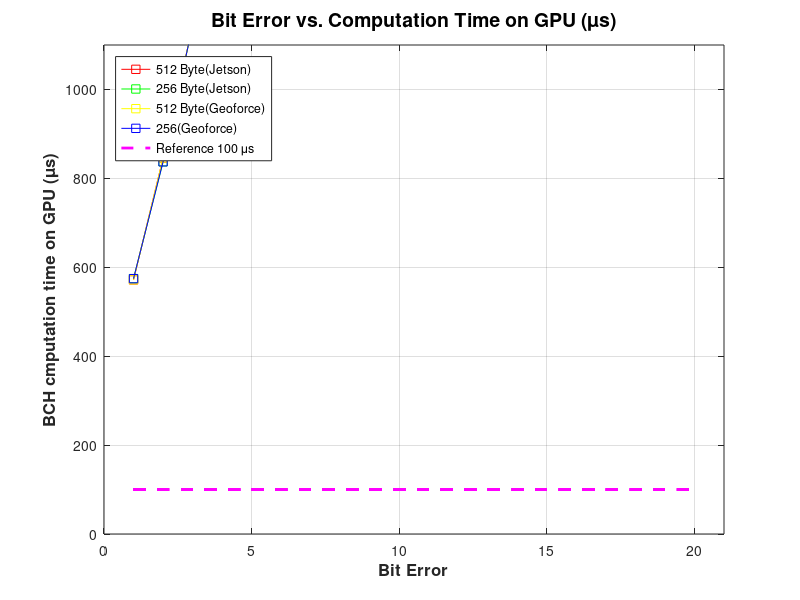
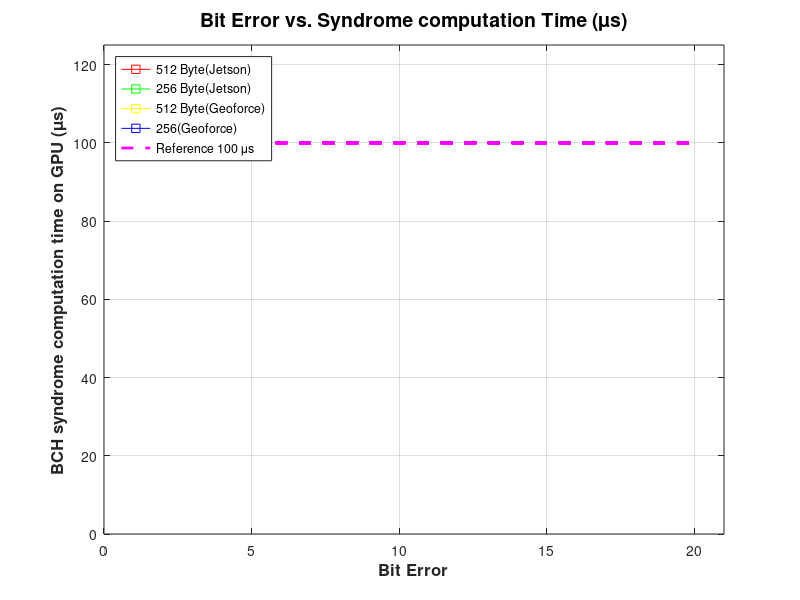
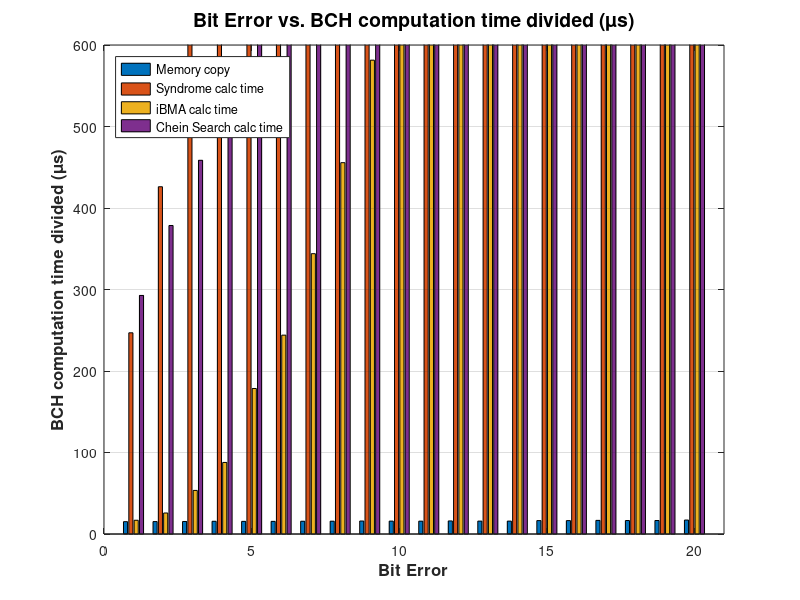
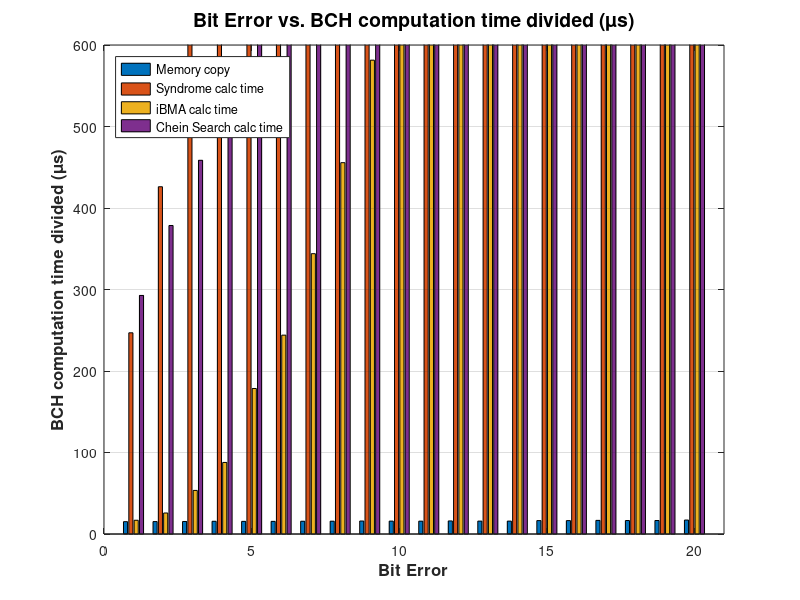

MATLAB code to generate these figures, in order:
% This function is to plot total latency taken for different error correction
% and block sizes

max = 20;
err_x = [1:max];

jb512_h2d     = ones(1,max);
jb512_d2h     = ones(1,max);
jb512_synd    = ones(1,max);
jb512_keyq    = ones(1,max);
jb512_csearch = ones(1,max);

jb256_h2d     = ones(1,max);
jb256_d2h     = ones(1,max);
jb256_synd    = ones(1,max);
jb256_keyq    = ones(1,max);
jb256_csearch = ones(1,max);

b512_h2d     = ones(1,max);
b512_d2h     = ones(1,max);
b512_synd    = ones(1,max);
b512_keyq    = ones(1,max);
b512_csearch = ones(1,max);

b256_h2d     = ones(1,max);
b256_d2h     = ones(1,max);
b256_synd    = ones(1,max);
b256_keyq    = ones(1,max);
b256_csearch = ones(1,max);



% Data from the cuda

 jb512_h2d(1) = 7.136000;
 jb512_d2h(1) = 8.021000;
 jb512_synd(1) = 246.876000;
 jb512_keyq(1) = 16.876000;
 jb512_csearch(1) = 292.711000;

 jb256_h2d(1) = 7.083000;
 jb256_d2h(1) = 8.021000;
 jb256_synd(1) = 247.761000;
 jb256_keyq(1) = 18.022000;
 jb256_csearch(1) = 293.543000;

 jb512_h2d(2) = 7.083000;
 jb512_d2h(2) = 8.177000;
 jb512_synd(2) = 426.095000;
 jb512_keyq(2) = 25.781000;
 jb512_csearch(2) = 378.544000;

 jb256_h2d(2) = 7.084000;
 jb256_d2h(2) = 8.177000;
 jb256_synd(2) = 424.900000;
 jb256_keyq(2) = 24.271000;
 jb256_csearch(2) = 372.815000;

 jb512_h2d(3) = 7.084000;
 jb512_d2h(3) = 8.281000;
 jb512_synd(3) = 615.528000;
 jb512_keyq(3) = 53.490000;
 jb512_csearch(3) = 458.548000;

 jb256_h2d(3) = 7.084000;
 jb256_d2h(3) = 8.282000;
 jb256_synd(3) = 622.035000;
 jb256_keyq(3) = 50.989000;
 jb256_csearch(3) = 455.160000;

 jb512_h2d(4) = 7.291000;
 jb512_d2h(4) = 8.333000;
 jb512_synd(4) = 704.638000;
 jb512_keyq(4) = 87.813000;
 jb512_csearch(4) = 561.253000;

 jb256_h2d(4) = 7.031000;
 jb256_d2h(4) = 8.333000;
 jb256_synd(4) = 700.263000;
 jb256_keyq(4) = 84.583000;
 jb256_csearch(4) = 563.232000;

 jb512_h2d(5) = 7.031000;
 jb512_d2h(5) = 8.490000;
 jb512_synd(5) = 800.838000;
 jb512_keyq(5) = 178.543000;
 jb512_csearch(5) = 655.629000;

 jb256_h2d(5) = 7.031000;
 jb256_d2h(5) = 8.855000;
 jb256_synd(5) = 797.873000;
 jb256_keyq(5) = 181.356000;
 jb256_csearch(5) = 656.412000;

 jb512_h2d(6) = 7.032000;
 jb512_d2h(6) = 8.490000;
 jb512_synd(6) = 989.743000;
 jb512_keyq(6) = 244.012000;
 jb512_csearch(6) = 805.733000;

 jb256_h2d(6) = 7.083000;
 jb256_d2h(6) = 8.489000;
 jb256_synd(6) = 994.327000;
 jb256_keyq(6) = 247.032000;
 jb256_csearch(6) = 808.024000;

 jb512_h2d(7) = 7.084000;
 jb512_d2h(7) = 8.594000;
 jb512_synd(7) = 982.299000;
 jb512_keyq(7) = 343.960000;
 jb512_csearch(7) = 989.016000;

 jb256_h2d(7) = 7.084000;
 jb256_d2h(7) = 8.594000;
 jb256_synd(7) = 988.457000;
 jb256_keyq(7) = 338.445000;
 jb256_csearch(7) = 990.748000;

 jb512_h2d(8) = 7.083000;
 jb512_d2h(8) = 8.646000;
 jb512_synd(8) = 1.091154e+03;
 jb512_keyq(8) = 455.629000;
 jb512_csearch(8) = 1.127718e+03;

 jb256_h2d(8) = 7.031000;
 jb256_d2h(8) = 8.698000;
 jb256_synd(8) = 1.090899e+03;
 jb256_keyq(8) = 457.767000;
 jb256_csearch(8) = 1.126993e+03;

 jb512_h2d(9) = 7.187000;
 jb512_d2h(9) = 8.750000;
 jb512_synd(9) = 1.207513e+03;
 jb512_keyq(9) = 581.413000;
 jb512_csearch(9) = 1.252669e+03;

 jb256_h2d(9) = 7.135000;
 jb256_d2h(9) = 8.697000;
 jb256_synd(9) = 1.208920e+03;
 jb256_keyq(9) = 578.184000;
 jb256_csearch(9) = 1.254963e+03;

 jb512_h2d(10) = 7.083000;
 jb512_d2h(10) = 8.750000;
 jb512_synd(10) = 1.389923e+03;
 jb512_keyq(10) = 721.472000;
 jb512_csearch(10) = 1.393620e+03;

 jb256_h2d(10) = 7.188000;
 jb256_d2h(10) = 8.646000;
 jb256_synd(10) = 1.393091e+03;
 jb256_keyq(10) = 718.238000;
 jb256_csearch(10) = 1.392622e+03;

 jb512_h2d(11) = 7.083000;
 jb512_d2h(11) = 8.698000;
 jb512_synd(11) = 1.503019e+03;
 jb512_keyq(11) = 870.654000;
 jb512_csearch(11) = 1.507392e+03;

 jb256_h2d(11) = 7.084000;
 jb256_d2h(11) = 8.699000;
 jb256_synd(11) = 1.498609e+03;
 jb256_keyq(11) = 866.520000;
 jb256_csearch(11) = 1.504704e+03;

 jb512_h2d(12) = 7.292000;
 jb512_d2h(12) = 8.750000;
 jb512_synd(12) = 1.576679e+03;
 jb512_keyq(12) = 1.021832e+03;
 jb512_csearch(12) = 1.757304e+03;

 jb256_h2d(12) = 7.084000;
 jb256_d2h(12) = 8.750000;
 jb256_synd(12) = 1.560854e+03;
 jb256_keyq(12) = 1.025690e+03;
 jb256_csearch(12) = 1.756586e+03;

 jb512_h2d(13) = 7.031000;
 jb512_d2h(13) = 8.803000;
 jb512_synd(13) = 2.091886e+03;
 jb512_keyq(13) = 1.195423e+03;
 jb512_csearch(13) = 1.955531e+03;

 jb256_h2d(13) = 7.031000;
 jb256_d2h(13) = 8.751000;
 jb256_synd(13) = 2.057652e+03;
 jb256_keyq(13) = 1.202841e+03;
 jb256_csearch(13) = 1.956972e+03;

 jb512_h2d(14) = 7.083000;
 jb512_d2h(14) = 8.750000;
 jb512_synd(14) = 2.064957e+03;
 jb512_keyq(14) = 1.414537e+03;
 jb512_csearch(14) = 2.046519e+03;

 jb256_h2d(14) = 7.083000;
 jb256_d2h(14) = 8.750000;
 jb256_synd(14) = 2.059753e+03;
 jb256_keyq(14) = 1.415269e+03;
 jb256_csearch(14) = 2.043816e+03;

 jb512_h2d(15) = 7.083000;
 jb512_d2h(15) = 9.375000;
 jb512_synd(15) = 2.111419e+03;
 jb512_keyq(15) = 1.627822e+03;
 jb512_csearch(15) = 2.233139e+03;

 jb256_h2d(15) = 7.083000;
 jb256_d2h(15) = 9.427000;
 jb256_synd(15) = 2.097456e+03;
 jb256_keyq(15) = 1.609538e+03;
 jb256_csearch(15) = 2.229072e+03;

 jb512_h2d(16) = 7.084000;
 jb512_d2h(16) = 9.374000;
 jb512_synd(16) = 2.200532e+03;
 jb512_keyq(16) = 2.161365e+03;
 jb512_csearch(16) = 2.250897e+03;

 jb256_h2d(16) = 7.084000;
 jb256_d2h(16) = 9.324000;
 jb256_synd(16) = 2.199488e+03;
 jb256_keyq(16) = 2.172039e+03;
 jb256_csearch(16) = 2.250947e+03;

 jb512_h2d(17) = 7.083000;
 jb512_d2h(17) = 9.636000;
 jb512_synd(17) = 2.695759e+03;
 jb512_keyq(17) = 2.751749e+03;
 jb512_csearch(17) = 2.318359e+03;

 jb256_h2d(17) = 7.084000;
 jb256_d2h(17) = 9.323000;
 jb256_synd(17) = 2.706625e+03;
 jb256_keyq(17) = 2.762926e+03;
 jb256_csearch(17) = 2.318810e+03;

 jb512_h2d(18) = 7.083000;
 jb512_d2h(18) = 9.479000;
 jb512_synd(18) = 2.743245e+03;
 jb512_keyq(18) = 2.593244e+03;
 jb512_csearch(18) = 2.478141e+03;

 jb256_h2d(18) = 7.136000;
 jb256_d2h(18) = 9.375000;
 jb256_synd(18) = 2.743060e+03;
 jb256_keyq(18) = 2.583891e+03;
 jb256_csearch(18) = 2.480556e+03;

 jb512_h2d(19) = 7.136000;
 jb512_d2h(19) = 9.427000;
 jb512_synd(19) = 2.852495e+03;
 jb512_keyq(19) = 3.396148e+03;
 jb512_csearch(19) = 2.735670e+03;

 jb256_h2d(19) = 7.083000;
 jb256_d2h(19) = 9.427000;
 jb256_synd(19) = 2.844349e+03;
 jb256_keyq(19) = 3.426126e+03;
 jb256_csearch(19) = 2.740078e+03;

 jb512_h2d(20) = 7.031000;
 jb512_d2h(20) = 10.104000;
 jb512_synd(20) = 2.934915e+03;
 jb512_keyq(20) = 3.348251e+03;
 jb512_csearch(20) = 2.770956e+03;

 jb256_h2d(20) = 7.344000;
 jb256_d2h(20) = 9.636000;
 jb256_synd(20) = 2.918383e+03;
 jb256_keyq(20) = 3.356411e+03;
 jb256_csearch(20) = 2.771661e+03;

% Add matlab data from gaming GPU
 b512_h2d = jb512_h2d;
 b512_d2h = jb512_d2h;
 b512_synd = jb512_synd;
 b512_keyq = jb512_keyq;
 b512_csearch = jb512_csearch;

 b256_h2d = jb256_h2d;
 b256_d2h = jb256_d2h;
 b256_synd = jb256_synd;
 b256_keyq = jb256_keyq;
 b256_csearch = jb256_csearch;

% Add all of the data together
jb512  = jb512_h2d+jb512_d2h+jb512_synd+jb512_keyq+jb512_csearch;
jb256 = jb256_h2d+jb256_d2h+jb256_synd+jb256_keyq+jb256_csearch;

jc512  = [jb512_d2h+jb512_h2d;jb512_synd;jb512_keyq;jb512_csearch];
jc256 = [jb256_d2h+jb256_h2d;jb256_synd;jb256_keyq;jb256_csearch];

b512  = b512_h2d+b512_d2h+b512_synd+b512_keyq+b512_csearch;
b256 = b256_h2d+b256_d2h+b256_synd+b256_keyq+b256_csearch;

c512  = [b512_d2h+b512_h2d;b512_synd;b512_keyq;b512_csearch];
c256 = [b256_d2h+b256_h2d;b256_synd;b256_keyq;b256_csearch];


c100 = ones(max)*100;

% Plot the graph for all computation time 
f = figure(1);
plot(err_x,jb512,'-sr',err_x,jb256,'-sg',err_x,b512,'-sy',err_x,b256,'-sb',err_x,c100,'--m','LineWidth',2);
legend('512 Byte(Jetson)','256 Byte(Jetson)','512 Byte(Geoforce)','256(Geoforce)','Reference 100 \mus','Location','northwest');
grid on;
xlabel('Bit Error','fontweight','bold','fontsize',12);
ylabel('BCH cmputation time on GPU (\mus)','fontweight','bold','fontsize',12);
title('Bit Error vs. Computation Time on GPU (\mus)','fontweight','bold','fontsize',14);
axis([0,max+1,0,1100]);
saveas(f,'Bit_error_comp_time.jpg','jpg');

%% Plot the syndrome generator  
f = figure(2);
plot(err_x,jb512_synd,'-sr',err_x,jb256_synd,'-sg',err_x,b512_synd,'-sy',err_x,b256_synd,'-sb',err_x,c100,'--m','LineWidth',2);
legend('512 Byte(Jetson)','256 Byte(Jetson)','512 Byte(Geoforce)','256(Geoforce)','Reference 100 \mus','Location','northwest');
grid on;
xlabel('Bit Error','fontweight','bold','fontsize',12);
ylabel('BCH syndrome computation time on GPU (\mus)','fontweight','bold','fontsize',12);
title('Bit Error vs. Syndrome computation Time (\mus)','fontweight','bold','fontsize',14);
axis([0,max+1,0,125]);
saveas(f,'Bit_error_synd_time.jpg','jpg');

% Plot the BAR grapsh
f=figure(3);
bar(c512');
grid on;
legend('Memory copy','Syndrome calc time ','iBMA calc time','Chein Search calc time','Location','northwest');
xlabel('Bit Error','fontweight','bold','fontsize',12);
ylabel('BCH computation time divided (\mus)','fontweight','bold','fontsize',12);
title('Bit Error vs. BCH computation time divided (\mus)','fontweight','bold','fontsize',14);
axis([0,max+1,0,600]);
saveas(f,'Bit_error_bar_gpu_time.jpg','jpg');

% Plot the BAR grapsh
f=figure(4);
bar(jc512');
grid on;
legend('Memory copy','Syndrome calc time ','iBMA calc time','Chein Search calc time','Location','northwest');
xlabel('Bit Error','fontweight','bold','fontsize',12);
ylabel('BCH computation time divided (\mus)','fontweight','bold','fontsize',12);
title('Bit Error vs. BCH computation time divided (\mus)','fontweight','bold','fontsize',14);
axis([0,max+1,0,600]);
saveas(f,'Bit_error_bar_gpu_time_jetson.jpg','jpg');
